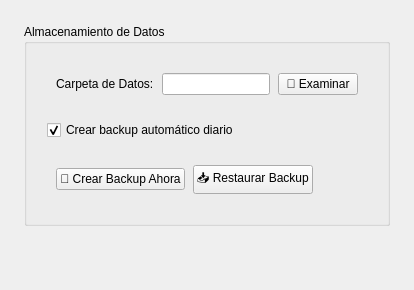
        <widget class="QWidget" name="data_page">
         <property name="objectName">
          <string>data_page</string>
         </property>
         <layout class="QVBoxLayout" name="data_layout">
          <property name="spacing">
           <number>20</number>
          </property>
          <property name="leftMargin">
           <number>24</number>
          </property>
          <property name="topMargin">
           <number>24</number>
          </property>
          <property name="rightMargin">
           <number>24</number>
          </property>
          <property name="bottomMargin">
           <number>24</number>
          </property>
          <item>
           <widget class="QGroupBox" name="data_storage_group">
            <property name="title">
             <string>Almacenamiento de Datos</string>
            </property>
            <property name="objectName">
             <string>data_storage_group</string>
            </property>
            <layout class="QVBoxLayout" name="storage_layout">
             <property name="spacing">
              <number>16</number>
             </property>
             <property name="leftMargin">
              <number>20</number>
             </property>
             <property name="topMargin">
              <number>20</number>
             </property>
             <property name="rightMargin">
              <number>20</number>
             </property>
             <property name="bottomMargin">
              <number>20</number>
             </property>
             <item>
              <widget class="QWidget" name="data_path_widget">
               <property name="objectName">
                <string>data_path_widget</string>
               </property>
               <layout class="QHBoxLayout" name="data_path_layout">
                <property name="spacing">
                 <number>8</number>
                </property>
                <item>
                 <widget class="QLabel" name="label_data_path">
                  <property name="text">
                   <string>Carpeta de Datos:</string>
                  </property>
                  <property name="objectName">
                   <string>label_data_path</string>
                  </property>
                 </widget>
                </item>
                <item>
                 <widget class="QLineEdit" name="input_data_path">
                  <property name="readOnly">
                   <bool>true</bool>
                  </property>
                  <property name="objectName">
                   <string>input_data_path</string>
                  </property>
                 </widget>
                </item>
                <item>
                 <widget class="QPushButton" name="btn_browse_data_path">
                  <property name="text">
                   <string>📁 Examinar</string>
                  </property>
                  <property name="objectName">
                   <string>btn_browse_data_path</string>
                  </property>
                 </widget>
                </item>
               </layout>
              </widget>
             </item>
             <item>
              <widget class="QCheckBox" name="check_auto_backup">
               <property name="text">
                <string>Crear backup automático diario</string>
               </property>
               <property name="objectName">
                <string>check_auto_backup</string>
               </property>
               <property name="checked">
                <bool>true</bool>
               </property>
              </widget>
             </item>
             <item>
              <widget class="QWidget" name="backup_actions">
               <property name="objectName">
                <string>backup_actions</string>
               </property>
               <layout class="QHBoxLayout" name="backup_actions_layout">
                <property name="spacing">
                 <number>8</number>
                </property>
                <item>
                 <widget class="QPushButton" name="btn_create_backup">
                  <property name="text">
                   <string>💾 Crear Backup Ahora</string>
                  </property>
                  <property name="objectName">
                   <string>btn_create_backup</string>
                  </property>
                 </widget>
                </item>
                <item>
                 <widget class="QPushButton" name="btn_restore_backup">
                  <property name="text">
                   <string>📥 Restaurar Backup</string>
                  </property>
                  <property name="objectName">
                   <string>btn_restore_backup</string>
                  </property>
                 </widget>
                </item>
                <item>
                 <spacer name="backup_spacer">
                  <property name="orientation">
                   <enum>Qt::Horizontal</enum>
                  </property>
                  <property name="sizeHint" stdset="0">
                   <size>
                    <width>40</width>
                    <height>20</height>
                   </size>
                  </property>
                 </spacer>
                </item>
               </layout>
              </widget>
             </item>
            </layout>
           </widget>
          </item>
          <item>
           <spacer name="data_spacer">
            <property name="orientation">
             <enum>Qt::Vertical</enum>
            </property>
            <property name="sizeHint" stdset="0">
             <size>
              <width>20</width>
              <height>40</height>
             </size>
            </property>
           </spacer>
          </item>
         </layout>
        </widget>
